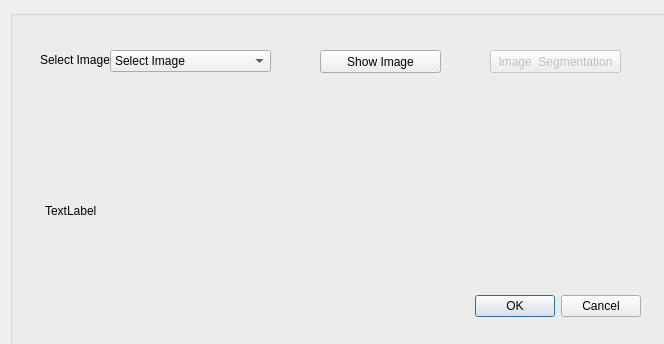
<?xml version="1.0" encoding="UTF-8"?>
<ui version="4.0">
 <class>Dialog</class>
 <widget class="QDialog" name="Dialog">
  <property name="geometry">
   <rect>
    <x>0</x>
    <y>0</y>
    <width>664</width>
    <height>344</height>
   </rect>
  </property>
  <property name="windowTitle">
   <string>Image Segmentation</string>
  </property>
  <property name="windowIcon">
   <iconset>
    <normaloff>../bin_31/bin/isro.jpg</normaloff>../bin_31/bin/isro.jpg</iconset>
  </property>
  <property name="windowOpacity">
   <double>1.000000000000000</double>
  </property>
  <property name="toolTip">
   <string>&lt;html&gt;&lt;head/&gt;&lt;body&gt;&lt;p&gt;&lt;img src=&quot;:/new/prefix1/IIRSMAIN1.jpg&quot;/&gt;&lt;/p&gt;&lt;/body&gt;&lt;/html&gt;</string>
  </property>
  <widget class="QGroupBox" name="groupBox">
   <property name="geometry">
    <rect>
     <x>10</x>
     <y>10</y>
     <width>671</width>
     <height>352</height>
    </rect>
   </property>
   <property name="title">
    <string/>
   </property>
   <widget class="QPushButton" name="pushButton_4">
    <property name="enabled">
     <bool>false</bool>
    </property>
    <property name="geometry">
     <rect>
      <x>480</x>
      <y>40</y>
      <width>131</width>
      <height>23</height>
     </rect>
    </property>
    <property name="text">
     <string>Image  Segmentation</string>
    </property>
   </widget>
   <widget class="QDialogButtonBox" name="buttonBox">
    <property name="enabled">
     <bool>true</bool>
    </property>
    <property name="geometry">
     <rect>
      <x>290</x>
      <y>280</y>
      <width>341</width>
      <height>32</height>
     </rect>
    </property>
    <property name="orientation">
     <enum>Qt::Horizontal</enum>
    </property>
    <property name="standardButtons">
     <set>QDialogButtonBox::Cancel|QDialogButtonBox::Ok</set>
    </property>
   </widget>
   <widget class="QComboBox" name="comboBox">
    <property name="geometry">
     <rect>
      <x>100</x>
      <y>40</y>
      <width>161</width>
      <height>22</height>
     </rect>
    </property>
    <item>
     <property name="text">
      <string>Select Image</string>
     </property>
    </item>
   </widget>
   <widget class="QLabel" name="label">
    <property name="geometry">
     <rect>
      <x>30</x>
      <y>40</y>
      <width>71</width>
      <height>20</height>
     </rect>
    </property>
    <property name="text">
     <string>Select Image</string>
    </property>
   </widget>
   <widget class="QPushButton" name="pushButton">
    <property name="geometry">
     <rect>
      <x>310</x>
      <y>40</y>
      <width>121</width>
      <height>23</height>
     </rect>
    </property>
    <property name="text">
     <string>Show Image</string>
    </property>
   </widget>
   <widget class="QLabel" name="label_2">
    <property name="geometry">
     <rect>
      <x>35</x>
      <y>90</y>
      <width>391</width>
      <height>221</height>
     </rect>
    </property>
    <property name="text">
     <string>TextLabel</string>
    </property>
   </widget>
  </widget>
 </widget>
 <resources>
  <include location="../tt.qrc"/>
 </resources>
 <connections>
  <connection>
   <sender>buttonBox</sender>
   <signal>accepted()</signal>
   <receiver>Dialog</receiver>
   <slot>accept()</slot>
   <hints>
    <hint type="sourcelabel">
     <x>248</x>
     <y>254</y>
    </hint>
    <hint type="destinationlabel">
     <x>157</x>
     <y>274</y>
    </hint>
   </hints>
  </connection>
  <connection>
   <sender>buttonBox</sender>
   <signal>rejected()</signal>
   <receiver>Dialog</receiver>
   <slot>reject()</slot>
   <hints>
    <hint type="sourcelabel">
     <x>316</x>
     <y>260</y>
    </hint>
    <hint type="destinationlabel">
     <x>286</x>
     <y>274</y>
    </hint>
   </hints>
  </connection>
 </connections>
</ui>
